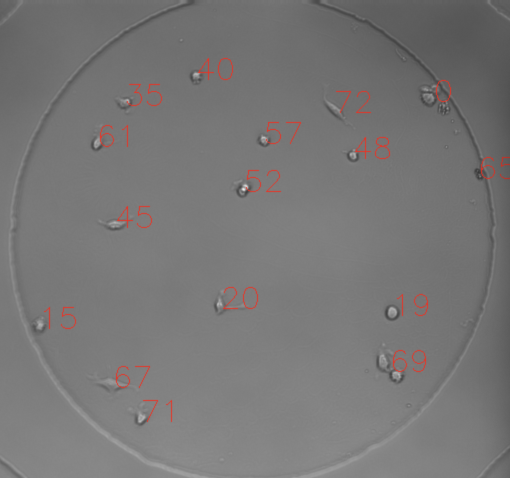
#> input picture test_greedy.jpg, 1020 x 956 px (shown at 1/2 size); its folder holds only this picture in this run; the run also reads 1 picture not shown here
$ python test_greedy.py --frames .
#> lines starting #> are read from the running program, lines starting #| are printed output that depends on the picture
import cv2
import numpy as np
import csv
from os import listdir
from os.path import isfile, join
import optparse


# compute a frame(by minus average frame) to get all cells' centroid
def mainComputation(curr_frame, avg_frame):
    # the result is a list of[x,y,w,h]
    result = []

    frame_diff = cv2.absdiff(curr_frame, avg_frame)

    # Remove boundary noise; Adding mask
    roi_mask = np.ones((frame_diff.shape[0], frame_diff.shape[1]))
    roi_mask = roi_mask.astype(np.int8)
    roi_mask[0:15, 190:] = 0
    frame_roi = cv2.bitwise_and(frame_diff, frame_diff, mask=roi_mask)
     # Thresholding
    # frame_th = cv2.adaptiveThreshold(frame_diff, 255, cv2.ADAPTIVE_THRESH_GAUSSIAN_C, cv2.THRESH_BINARY_INV, 3, 5)
    _, frame_th = cv2.threshold(frame_roi, 10, 255, cv2.THRESH_BINARY)
    frame_blur = cv2.GaussianBlur(frame_th, (3, 3), 0)
    # _, frame_th = cv2.threshold(frame_blur, 50, 255, cv2.THRESH_BINARY)

    frame_morph = cv2.morphologyEx(frame_th, cv2.MORPH_CLOSE, (7, 7), iterations=1)
    frame_morph = cv2.morphologyEx(frame_morph, cv2.MORPH_OPEN, (7, 7), iterations=1)
    frame_morph = cv2.morphologyEx(frame_morph, cv2.MORPH_CLOSE, (11, 11), iterations=1)

    frame_blur = cv2.GaussianBlur(frame_morph, (9, 9), 0)
    _, frame_blur = cv2.threshold(frame_blur, 50, 255, cv2.THRESH_BINARY)

    gray_frame_blur = cv2.cvtColor(frame_blur, cv2.COLOR_BGR2GRAY)
    # Flood filling
    num_labels, labels, stats, centroids = cv2.connectedComponentsWithStats(gray_frame_blur, 4)
    n_obj = 0
    cur_frame_locations = []
    for stat, cent in zip(stats[1:], centroids[1:]):
        a_single_obj = []
        x, y, w, h = stat[:4]
        if stat[4] < 100:
            continue
        color = (0, 255, 0)
        n_obj += 1
        cur_frame_locations.append([int(cent[0]), int(cent[1])])

    # output the number of objects
    #print(n_obj)
    return cur_frame_locations


# prev_frame and curr_frame is 2d list which contains position of objects
# [57 lines left out: functions greedy_matching, euclid_disance, not called in this run]


if __name__ == "__main__":

    print("starting processing...")
    parser = optparse.OptionParser()
    parser.add_option('--frames', dest='img_path', type='string', help='the path of frame files')

    (options, args) = parser.parse_args()
    img_path = options.img_path

    files = [join(img_path,f) for f in listdir(img_path) if isfile(join(img_path,f))]

    img = []
    # img[23] is None!
    for i in range(len(files)):
        a_frame = cv2.imread(files[i])
#> a_frame is the input picture: shape (956, 1020, 3); mean B, G, R 118.1, 118.2, 119.3
        if a_frame is not None:
            new_shape = (a_frame.shape[1]//2, a_frame.shape[0]//2)
#> new_shape = (510, 478)
            a_frame = cv2.resize(a_frame, new_shape)
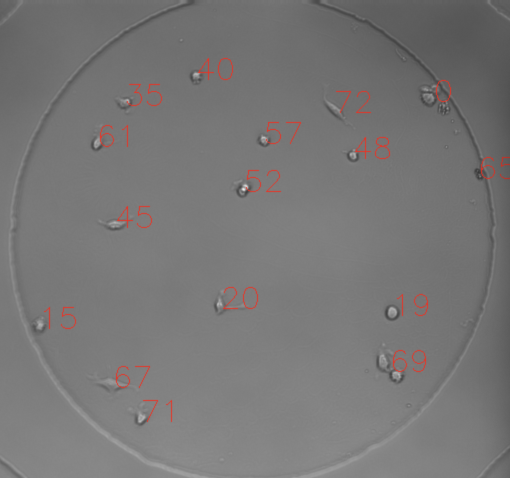
#> a_frame: shape (478, 510, 3); mean B, G, R 118.2, 118.3, 119.4
            img.append(a_frame)


    # compute average frame
    avg_frame = np.average(np.array(img), axis=0).astype(np.uint8)

    cells_location = []
    for i in img:
        test_result = mainComputation(i, avg_frame)
        #print(test_result)
        cells_location.append(test_result)
#> this loop made 1 pass
#> (num_labels in mainComputation, stats in mainComputation, centroids in mainComputation) on pass 1: (1, [[0, 0, 510, 478, 243780]], [[254.5, 238.5]])
#> after the loop, cells_location = [[]]


    img_indx = 1
    # start num of bat objects
    start_len = len(cells_location[0])
#> start_len = 0
    # init the start tagging list
    tag_list = []
    for idx in range(start_len):
        tag_list.append(idx)
#> after the loop, tag_list = []
    # for adding new tag
    tag_end = start_len
#> tag_end = 0

    font = cv2.FONT_HERSHEY_SIMPLEX

    # while img_indx < len(files):
    while img_indx < len(files)-1:
        cur = img[img_indx]

        cur_frame_locations = cells_location[img_indx]
        cur_objNum = len(cur_frame_locations)
        prev_frame_locations = cells_location[img_indx-1]

        prev_match, curr_match, prev_isolated, curr_isolated = greedy_matching(prev_frame_locations, cur_frame_locations)


        #contour_output = cv2.cvtColor(np.zeros(np.shape(thres_output), dtype='uint8'), cv2.COLOR_GRAY2BGR)
        contour_output = img[img_indx][:,:,:].copy()

        # init the new tag list
        new_tag_list = []
        for tag in range(999):
            new_tag_list.append(0)

        print(len(prev_match))

        print(len(curr_match))
        for idx in range(len(prev_match)):
            tag_in_prev_frame = tag_list[prev_match[idx]]
            idx_in_cur_frame = curr_match[idx]
            # get the current obj pos
            obj_pos = cur_frame_locations[idx_in_cur_frame]
            # update tag list
            new_tag_list[idx_in_cur_frame] = tag_in_prev_frame
            # draw a text there
            contour_output = cv2.putText(contour_output, str(tag_in_prev_frame), (obj_pos[0],obj_pos[1]), font, 1, (0,0,255))

        for new_obj_indx in curr_isolated:
            new_tag_list[new_obj_indx] = tag_end
            tag_end = tag_end + 1

        tag_list = new_tag_list

        # Show in a window
        cv2.namedWindow("Contours", cv2.WINDOW_AUTOSIZE)
        cv2.imshow("Contours", contour_output)
        #cv2.imshow("Contours", cur)
        if cv2.waitKey(100)&0xFF == 27:
            break

        img_indx += 1

    cv2.destroyAllWindows()
